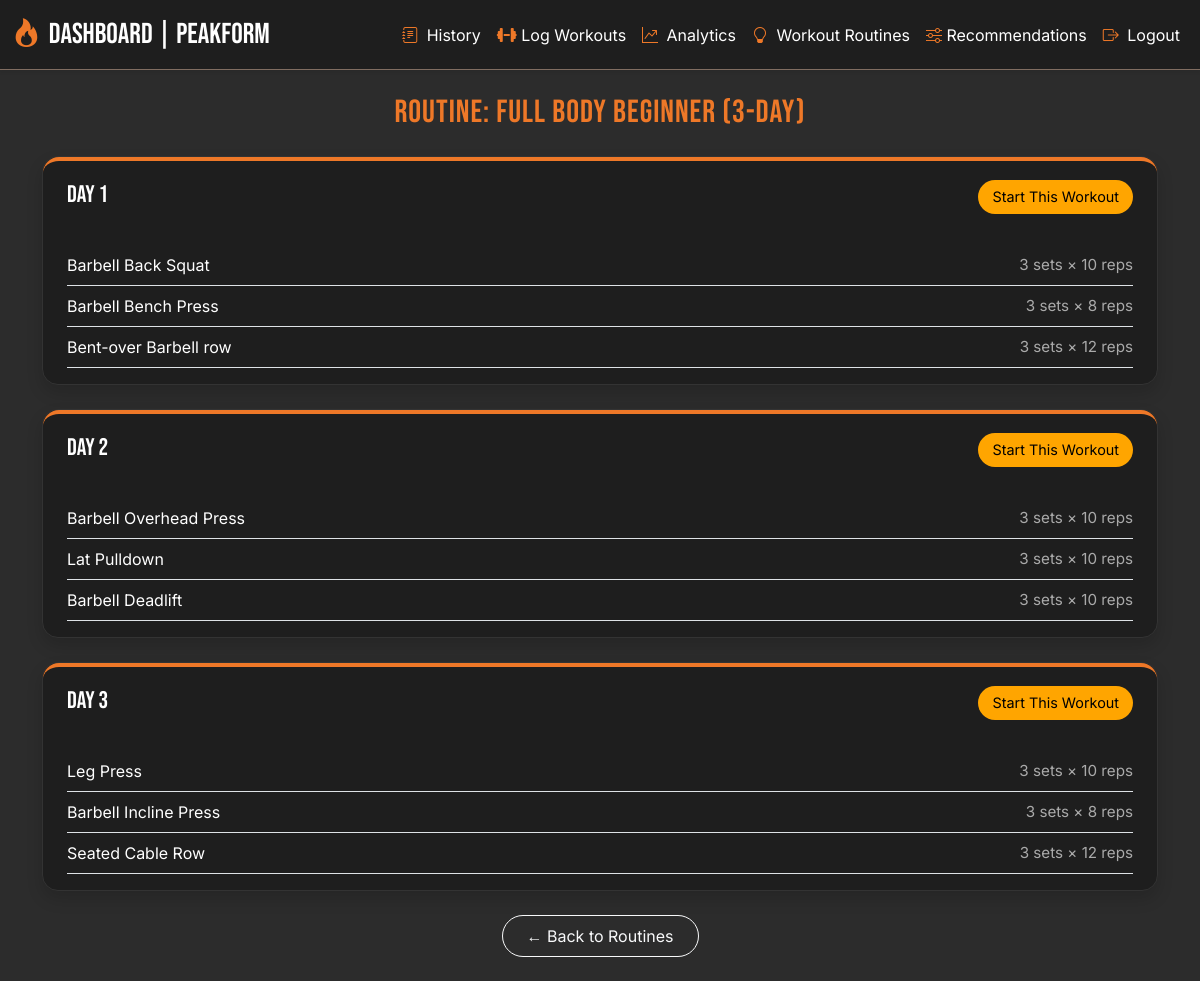
The app's page /routine/1 with its own data.
### tables this page shows
CREATE TABLE workout_routines (id INTEGER PRIMARY KEY AUTOINCREMENT,
name TEXT NOT NULL,
level TEXT NOT NULL,
days_per_week INTEGER NOT NULL,
description TEXT);

CREATE TABLE routine_days (
id INTEGER PRIMARY KEY AUTOINCREMENT,
routine_id INTEGER NOT NULL,
day_name TEXT NOT NULL,
exercise_id integer not null,
sets integer not null,
reps text not null,
foreign key (routine_id) references workout_routines(id),
foreign key (exercise_id) references exercises(id));

CREATE TABLE "exercises" (
	"id"	INTEGER,
	"name"	TEXT NOT NULL UNIQUE,
	"muscle_group"	TEXT NOT NULL,
	"equipment"	TEXT,
	"type"	TEXT,
	"difficulty"	TEXT,
	"primary_muscle"	TEXT,
	PRIMARY KEY("id" AUTOINCREMENT)
);

### app.py (the view)
@app.route('/routine/<int:routine_id>')
def view_routine(routine_id):
    conn = sqlite3.connect('workout_tracker.db')
    c = conn.cursor()
    c.execute("SELECT name FROM workout_routines WHERE id = ?", (routine_id,))
    routine = c.fetchone()
    if not routine:
        return "Routine not found", 404
    c.execute("""
        SELECT rd.day_name, e.id, e.name, rd.sets, rd.reps
        FROM routine_days rd
        JOIN exercises e ON rd.exercise_id = e.id
        WHERE rd.routine_id = ?
        ORDER BY rd.day_name, rd.id
    """, (routine_id,))
    rows = c.fetchall()
    conn.close()
    routine_days = {}
    for day_name, ex_id, ex_name, sets, reps in rows:
        routine_days.setdefault(day_name, []).append((ex_id, ex_name, sets, reps))
    return render_template('view_routine.html', routine_name=routine[0], routine_days=routine_days)

### templates/view_routine.html (shortened to what this page needs)
{% extends "base.html" %}
{% block content %}
<div class="container py-4">
    <h2 class="text-center mb-4" style="font-family: 'Bebas Neue', sans-serif; color: var(--primary);">
        Routine: {{ routine_name }}
    </h2>
    {% for day, exercises in routine_days.items() %}
    <div class="mb-4 rounded-4 shadow position-relative" style="background-color: #1e1e1e; border: 1px solid #333;">
        <div class="px-4 py-3" style="
            border-top: 4px solid var(--primary);
            border-top-left-radius: 1rem;
            border-top-right-radius: 1rem;
            font-family: 'Bebas Neue';
            font-size: 1.5rem;
            color: white;
            background-color: #1e1e1e;
            position: relative;
        ">
            {{ day }}
            <form action="{{ url_for('start_workout') }}" method="post" style="display:inline-block; float:right;">
                <button type="submit"
                    style="
                        background-color: orange;
                        color: black;
                        border: none;
                        padding: 6px 14px;
                        border-radius: 25px;
                        font-family: 'Inter';
                        font-size: 0.9rem;
                        cursor: pointer;
                        transition: background-color 0.3s ease;
                    "
                    onmouseover="this.style.backgroundColor='#ff9c33';"
                    onmouseout="this.style.backgroundColor='orange';">
                    Start This Workout
                </button>
            </form>
        </div>
        <div class="px-4 py-3">
            {% for ex_id, name, sets, reps in exercises %}
                <div class="d-flex justify-content-between align-items-center py-2 border-bottom" style="border-color: #444;">
                    <span style="font-family: 'Inter'; font-size: 1rem;">{{ name }}</span>
                    <span style="font-size: 0.95rem; color: #aaa;">{{ sets }} sets × {{ reps }} reps</span>
                </div>
            {% endfor %}
        </div>
    </div>
    {% endfor %}
    <div class="text-center mt-4">
        <a href="{{ url_for('routine_results') }}" class="btn btn-outline-light px-4 py-2 rounded-pill" style="font-family: 'Inter';">
            ← Back to Routines
        </a>
    </div>
</div>
{% endblock %}

### templates/base.html (shortened to what this page needs)
<!DOCTYPE html>
<html>
<head>
    <link rel="stylesheet" href="https://cdnjs.cloudflare.com/ajax/libs/font-awesome/6.4.0/css/all.min.css">
    <link href="https://cdn.jsdelivr.net/npm/bootstrap@5.3.2/dist/css/bootstrap.min.css" rel="stylesheet">
    <link href="https://cdn.jsdelivr.net/npm/bootstrap-icons@1.10.5/font/bootstrap-icons.css" rel="stylesheet">
    <link rel="stylesheet" href="{{ url_for('static', filename='style.css') }}">
</head>
<body>
  {% if request.path not in ['/login', '/register'] %}
    <nav class="navbar navbar-expand-lg fixed-top shadow-sm" style="background-color: var(--light-dark); border-bottom: 1px solid var(--grey);">
      <div class="container-fluid">
        <a class="navbar-brand text-white d-flex align-items-center" href="/dashboard" style="font-family: 'Bebas Neue', sans-serif; font-size: 1.8rem;">
          <i class="bi bi-fire me-2" style="color: var(--primary);"></i> Dashboard | Peakform
        </a>
        <div class="collapse navbar-collapse justify-content-end" id="navbarNav">
          <ul class="navbar-nav ms-auto">
              <a class="nav-link text-white" href="/history">
                <i class="bi bi-journal-text me-1" style="color: var(--primary);"></i> History
              </a>
              <a class="nav-link text-white" href="/log_workout">
                <i class="fas fa-dumbbell" style="color: var(--primary);"></i> Log Workouts
              </a>
              <a class="nav-link text-white" href="/analytics">
                <i class="bi bi-graph-up-arrow me-1" style="color: var(--primary);"></i> Analytics
              </a>
            <li class="nav-item">
              <a class="nav-link text-white" href="/workout_routine">
                <i class="bi bi-lightbulb me-1" style="color: var(--primary);"></i> Workout Routines
              </a>
            </li>
              <a class="nav-link text-white" href="{{ url_for('recommender') }}">
                <i class="bi bi-sliders" style="color: var(--primary);"></i> Recommendations
              </a>
            <li class="nav-item">
              <a class="nav-link text-white" href="/logout">
                <i class="bi bi-box-arrow-right me-1" style="color: var(--primary);"></i> Logout
              </a>
            </li>
          </ul>
        </div>
      </div>
    </nav>
    <div style="height: 70px;"></div>
  {% endif %}
    <div>
        {% block content %}
        {% endblock %}
    </div>
</body>
</html>

### static/style.css (style rules this page uses)
* { box-sizing: border-box; }
:root { --primary: #EE7828; --dark: #2c2c2c; --grey: #806d61; --light-dark: #1e1e1e; }
body { background-color: var(--dark); color: white; font-family: 'Inter', sans-serif; min-height: 100vh; }
a { color: var(--primary) }
h1, h2, h3 { font-family: 'Helvetica', sans-serif; letter-spacing: 1px; color: var(--primary); }

### records on screen
workout_routines: name "Full Body Beginner (3-Day)"
routine_days: day_name "Day 1", name "Barbell Back Squat", sets "3", reps "10"
routine_days: name "Barbell Bench Press", sets "3", reps "8"
routine_days: name "Bent-over Barbell row", sets "3", reps "12"
routine_days: day_name "Day 2", name "Barbell Overhead Press", sets "3", reps "10"
routine_days: name "Lat Pulldown", sets "3", reps "10"
routine_days: name "Barbell Deadlift", sets "3", reps "10"
routine_days: day_name "Day 3", name "Leg Press", sets "3", reps "10"
routine_days: name "Barbell Incline Press", sets "3", reps "8"
routine_days: name "Seated Cable Row", sets "3", reps "12"
